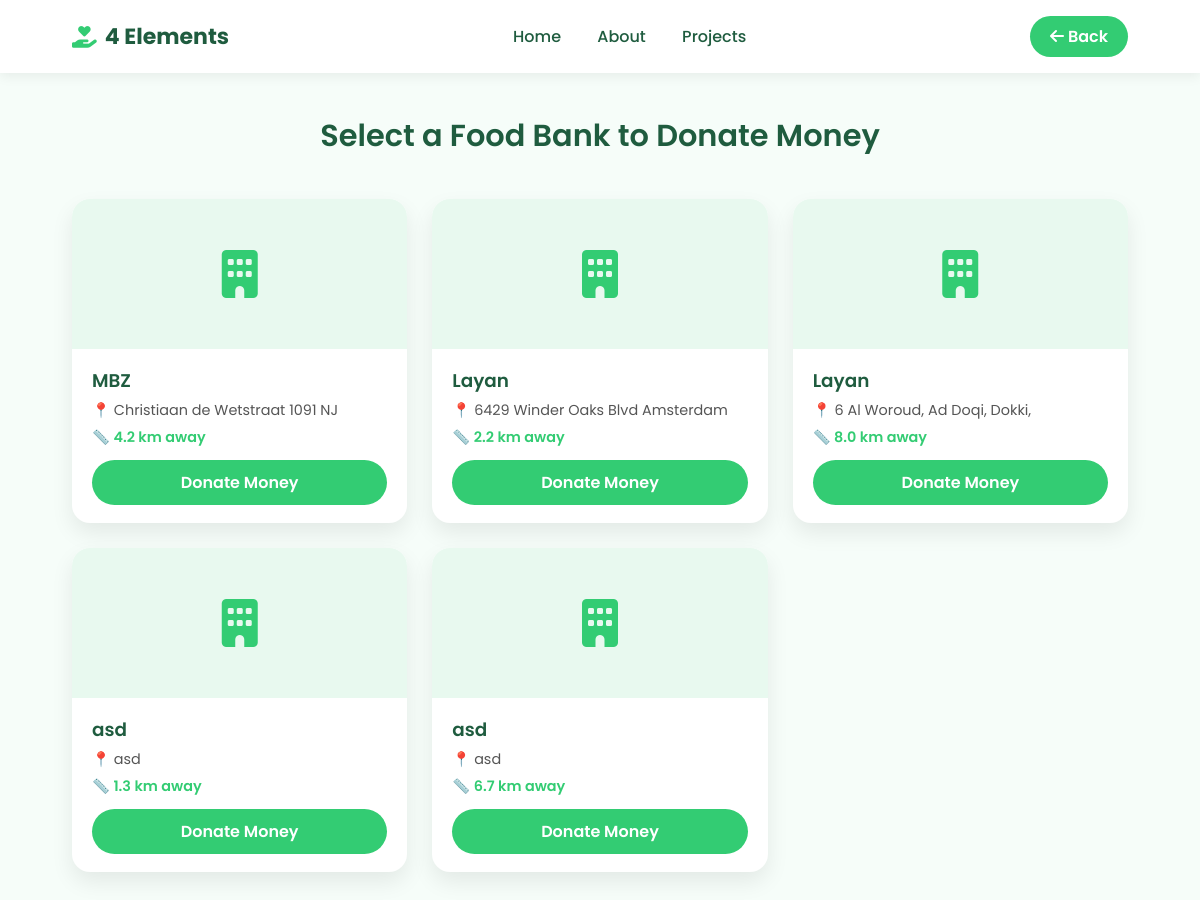
Page /donate/select-bank on the committed database.
### tables this page shows
CREATE TABLE donors (
            id INTEGER PRIMARY KEY AUTOINCREMENT,
            name TEXT NOT NULL,
            email TEXT UNIQUE NOT NULL,
            password TEXT NOT NULL,
            food_bank_name TEXT NOT NULL,
            address TEXT NOT NULL,
            latitude REAL,
            longitude REAL
        , food_received INTEGER DEFAULT 0, food_donations INTEGER DEFAULT 0);

### app.py (the view)
@app.route("/donate/select-bank")
def select_bank_money():
    conn = sqlite3.connect("database.db")
    c = conn.cursor()
    c.execute("SELECT id, food_bank_name, address FROM donors")
    rows = c.fetchall()
    conn.close()
    banks = []
    for row in rows:
        distance = round(random.uniform(0.5, 12.0), 1)
        banks.append((row[0], row[1], row[2], distance))
    return render_template("money_select_bank.html", banks=banks)

### templates/money_select_bank.html (shortened to what this page needs)
<!DOCTYPE html>
<html lang="en">
<head>
    <link rel="stylesheet" href="https://cdnjs.cloudflare.com/ajax/libs/font-awesome/6.7.2/css/all.min.css">
</head>
<body>
    <header>
        <div class="logo">
            <i class="fa-solid fa-hand-holding-heart"></i> 4 Elements
        </div>
        <nav>
            <a href="{{ url_for('home') }}">Home</a>
            <a href="{{ url_for('about') }}">About</a>
            <a href="{{ url_for('projects') }}">Projects</a>
        </nav>
        <a href="{{ url_for('contribution') }}" class="back-btn">
            <i class="fa-solid fa-arrow-left"></i> Back
        </a>
    </header>
    <h1>Select a Food Bank to Donate Money</h1>
    <div class="bank-grid">
        {% for bank in banks %}
        <div class="bank-card">
            {% if bank[4] %}
            <div class="bank-img" style="background-image:url('{{ bank[4] }}');"></div>
            {% else %}
            <div class="avatar">
                <i class="fa-solid fa-building"></i>
            </div>
            {% endif %}
            <div class="bank-content">
                <div class="bank-title">{{ bank[1] }}</div>
                <div class="bank-address">📍 {{ bank[2] }}</div>
                <div class="bank-distance">📏 {{ bank[3] }} km away</div>
                <a href="{{ url_for('donate_money_bank', donor_id=bank[0]) }}" class="donate-btn">
                    Donate Money
                </a>
            </div>
        </div>
        {% endfor %}
    </div>
</body>
</html>

### templates/money_select_bank.html (style rules this page uses)
:root { --main-green: #33cc73; --dark-green: #1f5c3f; --light-bg: #f6fdf9; --gray: #555; }
* { box-sizing: border-box; }
body { background: var(--light-bg); font-family: "Poppins", sans-serif; margin: 0; padding: 0; }
header { background: #fff; padding: 16px 6%; display: flex; justify-content: space-between; align-items: center; box-shadow: 0 3px 12px rgba(0, 0, 0, 0.07); position: sticky; top: 0; z-index: 200; }
.logo { font-weight: 700; color: var(--dark-green); font-size: 22px; display: flex; align-items: center; }
.logo i { margin-right: 8px; color: var(--main-green); }
nav a { margin: 0 16px; text-decoration: none; color: var(--dark-green); font-weight: 500; transition: 0.25s ease; }
.back-btn { padding: 8px 20px; background: var(--main-green); color: #fff; text-decoration: none; border-radius: 25px; font-weight: 600; transition: 0.25s; }
h1 { text-align: center; margin-top: 40px; color: var(--dark-green); font-weight: 600; font-size: 1.9rem; animation: fadeInDown 0.7s ease; }
.bank-grid { margin: 40px 6%; display: grid; grid-template-columns: repeat(auto-fill, minmax(280px, 1fr)); gap: 25px; }
.bank-card { background: #fff; border-radius: 18px; box-shadow: 0 10px 22px rgba(0, 0, 0, 0.08); overflow: hidden; transition: 0.25s ease; cursor: pointer; animation: fadeUp 0.6s ease; }
.avatar { height: 150px; background: #e8f9ef; display: flex; justify-content: center; align-items: center; font-size: 3rem; color: var(--main-green); }
.bank-content { padding: 18px 20px; }
.bank-title { font-size: 1.15rem; font-weight: 600; color: var(--dark-green); }
.bank-address { font-size: 0.9rem; color: var(--gray); margin: 6px 0; }
.bank-distance { font-size: 0.9rem; color: var(--main-green); font-weight: 600; margin-bottom: 12px; }
.donate-btn { display: inline-block; width: 100%; padding: 10px 0; background: var(--main-green); color: #fff; border-radius: 25px; font-weight: 600; text-decoration: none; transition: 0.25s ease; text-align: center; }

### rows in the picture
donors: food_bank_name "MBZ", address "Christiaan de Wetstraat 1091 NJ", bank "4.2"
donors: food_bank_name "Layan", address "6429 Winder Oaks Blvd Amsterdam", bank "2.2"
donors: food_bank_name "Layan", address "6 Al Woroud, Ad Doqi, Dokki,", bank "8.0"
donors: food_bank_name "asd", address "asd", bank "1.3"
donors: food_bank_name "asd", address "asd", bank "6.7"
